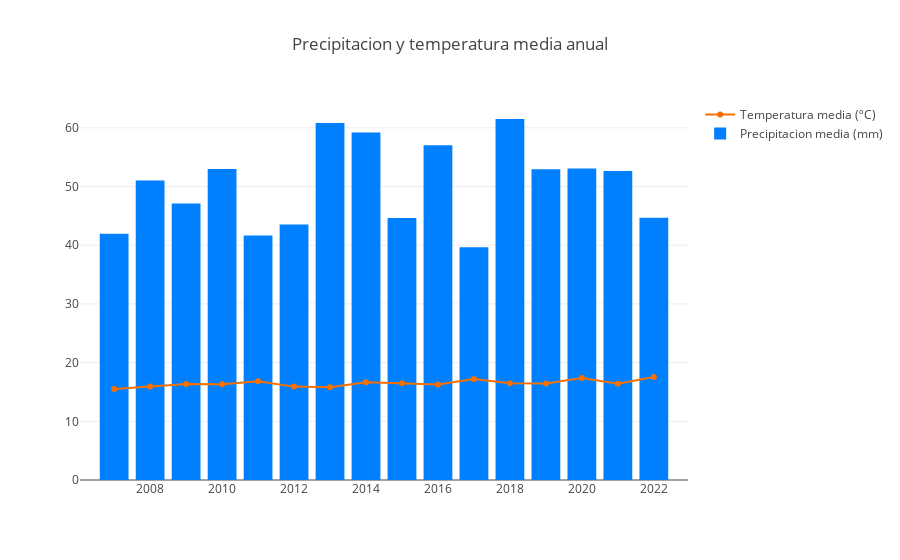

Write notebook code for a chart like this one.
### Code cell
val dataTemperature = Scatter(
    SeqYears,
    SeqTemperature,
    name = "Temperatura media (ºC)",
    marker = Marker(
        color = Color.RGB(247, 112, 0)
    )
)

val dataPrecipitation = Bar(
    SeqYears,
    SeqPrecipitation,
    name = "Precipitacion media (mm)",
    marker = Marker(
        color = Color.RGB(0, 128, 255)
    )
)

val layout1 = Layout(
    title = "Precipitacion y temperatura media anual"
)

val layout2 = Layout(
    title = "Temperatura media anual"
)

val dataToPlot = Seq(dataTemperature, dataPrecipitation)
plot(dataToPlot, layout1)

### Figure 1 — Plotly figure (JSON) as saved in the notebook; plotly's stock layout.template omitted (floating-point values rounded to 4 significant figures)
{"data": [{"marker": {"color": "rgb(247, 112, 0)"}, "name": "Temperatura media (ºC)", "type": "scatter", "x": [2007, 2008, 2009, 2010, 2011, 2012, 2013, 2014, 2015, 2016, 2017, 2018, 2019, 2020, 2021, 2022], "y": [15.51, 15.92, 16.34, 16.32, 16.84, 15.91, 15.82, 16.65, 16.49, 16.27, 17.22, 16.5, 16.46, 17.38, 16.39, 17.55]}, {"marker": {"color": "rgb(0, 128, 255)"}, "name": "Precipitacion media (mm)", "type": "bar", "x": [2007, 2008, 2009, 2010, 2011, 2012, 2013, 2014, 2015, 2016, 2017, 2018, 2019, 2020, 2021, 2022], "y": [41.94, 51.04, 47.09, 52.98, 41.65, 43.52, 60.81, 59.2, 44.65, 57.03, 39.65, 61.5, 52.93, 53.05, 52.66, 44.67]}], "layout": {"title": "Precipitacion y temperatura media anual"}}
